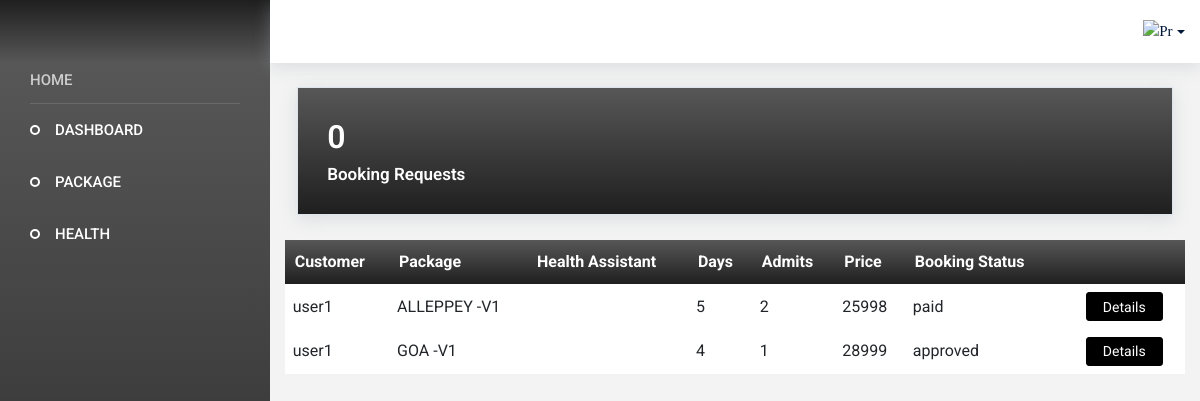
The app's page /agencyindex (signed in), older data.
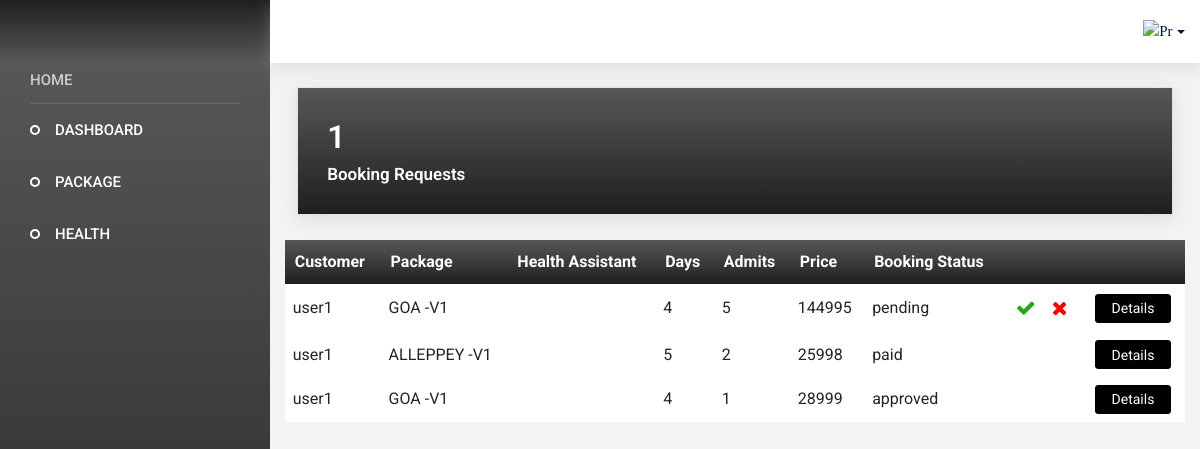
The same page, newer data.
### app/models.py (models this page shows, shortened)
class Booking(models.Model):
    booking_status = (
        ('booked', 'booked'),
        ('pending', 'pending'),
        ('reject', 'reject'),
        ('paid', 'paid'),
        ('approved', 'approved')
    )
    user_id = models.ForeignKey(CustomUser, on_delete=models.CASCADE)
    package_id = models.ForeignKey(Package, on_delete=models.CASCADE)
    name = models.CharField(max_length=50)
    no_of_people = models.IntegerField()
    booking_date = models.DateField()
    date = models.DateTimeField(auto_now_add=True)
    HealthAssistant_id = models.ForeignKey(HealthAssistant, on_delete=models.CASCADE,null=True, blank=True)
    status = models.CharField(choices=booking_status, default='pending', max_length=50)
    total_amount = models.IntegerField()
    rating = models.IntegerField(null=True, blank=True)
    review = models.CharField(max_length=200, null=True, blank=True)

class CustomUser(AbstractUser):
    register_status = (
        ('approve', 'approve'),
        ('pending', 'pending'),
        ('reject', 'reject'),
    )
    phone_number = models.CharField(max_length=10)
    user_type = models.CharField(max_length=100)
    status = models.CharField(choices=register_status, default='pending', max_length=50)

class Package(models.Model):
    user_id = models.ForeignKey(CustomUser, on_delete=models.CASCADE)
    package_name = models.CharField(max_length=100)
    img1 = models.FileField(upload_to='package')
    img2 = models.FileField(upload_to='package')
    expiry_date = models.DateField()
    price = models.IntegerField()
    no_of_days = models.IntegerField()
    no_of_night = models.IntegerField()
    source = models.CharField(max_length=50)
    destination = models.CharField(max_length=50)
    description = models.CharField(max_length=200)
    is_active = models.BooleanField(default=False)

### app/views.py (the view)
# urls.py: path('agencyindex', views.agencyindex, name="agencyindex"),
@cache_control(no_cache=True, must_revalidate=True, no_store=True)
@login_required(login_url=Login)
def agencyindex(request):
    User = CustomUser.objects.get(id=request.user.id)
    booking_data = Booking.objects.filter(package_id__user_id=request.user.id).order_by('-status')
    pending_bookings_count = Booking.objects.filter(status='pending').count()
    context = {
        'bookings':booking_data,
        'User':User,
        'pending_bookings_count':pending_bookings_count
    }
    return render(request, 'Agency/index.html', context)

### template/Agency/index.html (shortened to what the changed rows need)
<!DOCTYPE html>
<html lang="en">
<head>
  {% load static %}
  <link rel="stylesheet" href="{% static 'css/materialdesignicons.min.css' %}">
  <link rel="stylesheet" href=".{% static 'css/ionicons.css' %}">
  <link rel="stylesheet" href="{% static 'css/flag-icon.min.css' %}">
  <link rel="stylesheet" href="{% static 'css/vendor.bundle.base.css' %}">
  <link rel="stylesheet" href="{% static 'css/vendor.bundle.addons.css' %}">
  <link rel="stylesheet" href="https://cdnjs.cloudflare.com/ajax/libs/font-awesome/4.7.0/css/font-awesome.min.css">
  <link rel="stylesheet" href="{% static 'css/style.css' %}">
  <link rel="stylesheet" href="{% static 'css/style1.css' %}">
</head>
<body>
  <div class="container-scroller">
    <div class="container-fluid page-body-wrapper">
      {% block content %}
      <div class="main-panel">
        <div class="content-wrapper">
          <div class="row">
            <div class="col-md-12   grid-margin average-price-card">
              <div class="card text-white  ">
                <div class="card-body">
                  <div class="d-flex justify-content-between pb-2 align-items-center">
                    <h2 class="font-weight-semibold mb-0">{{ pending_bookings_count }}</h2>
                  </div>
                </div>
              </div>
            </div>
                  <table class="mytable table-hover">
                    <thead>
                      <tr>
                        <th>Customer</th>
                        <th>Package</th>
                        <th>Health Assistant</th>
                        <th>Days</th>
                        <th>Admits</th>
                        <th>Price</th>
                        <th>Booking Status</th>
                        <th></th>
                        <th></th>
                      </tr>
                    </thead>
                    <tbody>
                      {% for booking in bookings %}
                    <tr>
                      <td>{{ booking.user_id.username }}</td>
                      <td>{{ booking.package_id.package_name }}</td>
                      <td>{{ booking.HealthAssistant_id.first_name }}</td>
                      <td>{{ booking.package_id.no_of_days }}</td>
                      <td>{{ booking.no_of_people }}</td>
                      <td>{{ booking.total_amount }}</td>
                      <td>{{ booking.status }}</td>
                      <td>
                        <form method="post" action="{% url 'edit_bookingstatus' id=booking.id %}">
                          {% if booking.status == "pending" %}
                          <button title="accept" style="border: none;background-color: white;color: rgb(40, 167, 23); font-size: 20px;" type="submit" name="status" value="approve" >
                            <i class="fa fa-check"></i>
                          </button>
                          <button title="reject" style="border: none;background-color: white;color: red; font-size: 20px;" type="submit" name="status" value="reject" >
                            <i class="fa fa-times"></i>
                          </button>
                          {% endif %}
                        </form>
                      </td>
                      <td>
                        {% if booking.status%}
                         <a href="{% url 'rating' id=booking.id %}" class="btn btn-primary">
                          Details
                        </a>
                      {% endif %}
                      </td>
                    </tr>
                    {% endfor %}
                    </tbody>
                  </table>
                </div>
              </div>
            </div>
    </div>
  </div>
  {% endblock %}
</body>
</html>

Row changes from the older to the newer data that the page shows:
added Booking: user_id.username "user1", package_id.package_name "GOA -V1", package_id.no_of_days "4", no_of_people "5", total_amount "144995", status "pending", shows "Details"
Text that changed along with them:
{{ pending_bookings_count }}: "0" → "1"
